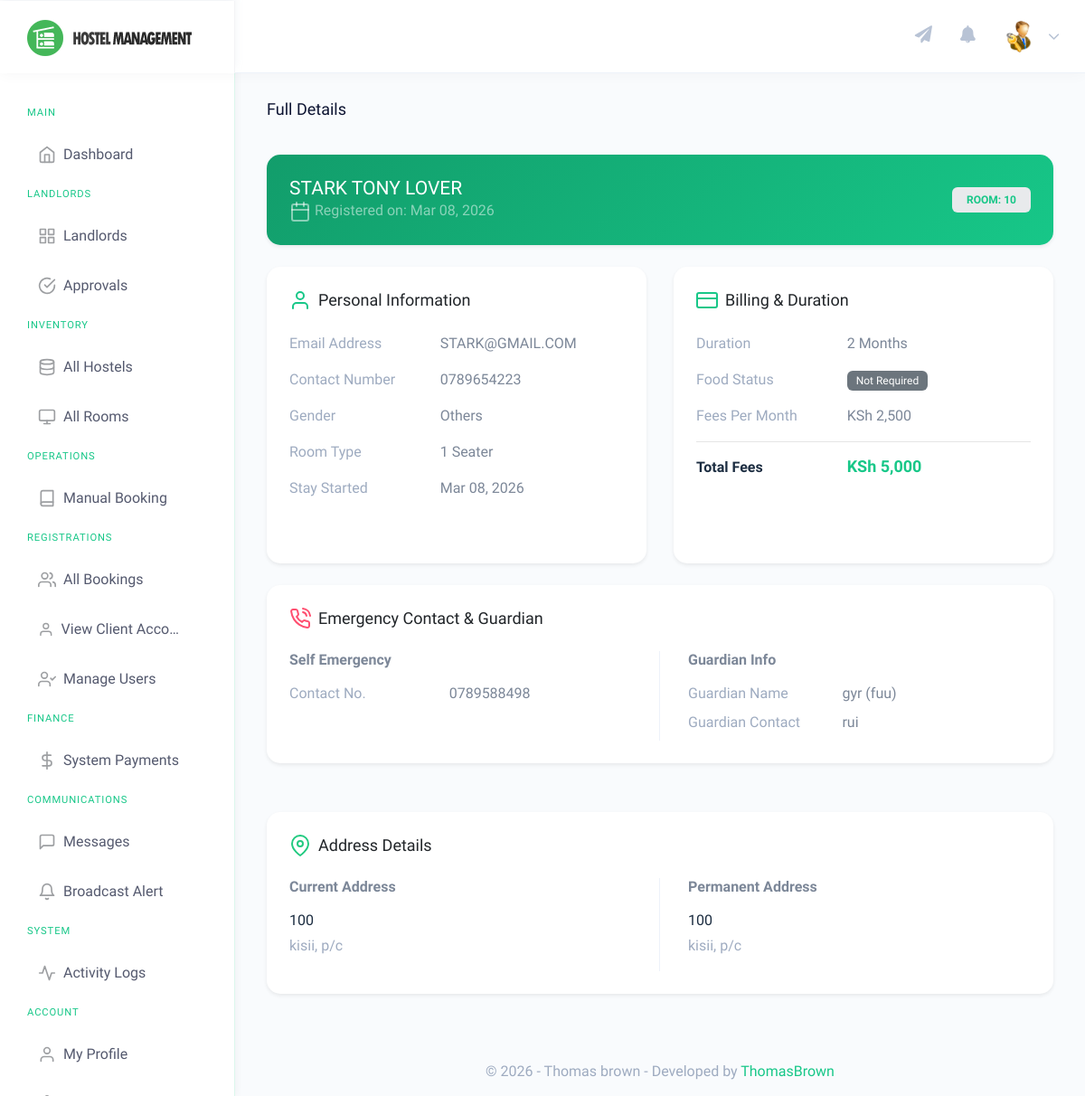
Page /landlord/clients-profile.php?id=1 (signed in) on the committed database.
### tables this page shows
CREATE TABLE `bookings` (
  `id` int(11) NOT NULL,
  `tenant_id` int(11) DEFAULT NULL,
  `hostel_id` int(11) DEFAULT NULL,
  `roomno` int(11) NOT NULL,
  `seater` int(11) NOT NULL,
  `feespm` int(11) NOT NULL,
  `stayfrom` date NOT NULL,
  `booking_status` varchar(50) DEFAULT 'pending',
  `duration` int(11) NOT NULL,
  `firstName` varchar(500) NOT NULL,
  `middleName` varchar(500) NOT NULL,
  `lastName` varchar(500) NOT NULL,
  `gender` varchar(250) NOT NULL,
  `contactno` varchar(50) NOT NULL,
  `emailid` varchar(500) NOT NULL,
  `egycontactno` varchar(50) NOT NULL,
  `guardianName` varchar(500) NOT NULL,
  `guardianRelation` varchar(500) NOT NULL,
  `guardianContactno` varchar(50) NOT NULL,
  `corresAddress` varchar(500) NOT NULL,
  `corresCIty` varchar(500) NOT NULL,
  `corresPincode` varchar(50) NOT NULL,
  `pmntAddress` varchar(500) NOT NULL,
  `pmntCity` varchar(500) NOT NULL,
  `pmntPincode` varchar(50) NOT NULL,
  `postingDate` timestamp NOT NULL DEFAULT current_timestamp(),
  `updationDate` varchar(500) NOT NULL DEFAULT ''
);

### includes/tenant_manager.php (called while the page is built, shortened)
<?php
class TenantManager {
    public function getCurrentTenantId() {
        if ($this->isSuperAdmin()) {
            return isset($_SESSION['impersonate_tenant_id']) ? $_SESSION['impersonate_tenant_id'] : null;
        }
        return isset($_SESSION['tenant_id']) ? $_SESSION['tenant_id'] : null;
    }
    public function isSuperAdmin() {
        return isset($_SESSION['role']) && $_SESSION['role'] === 'admin';
    }
}
?>

### landlord/clients-profile.php (the view, shortened to what this page needs)
<?php
    include('../includes/check-login.php');
?>
<!DOCTYPE html>
<html dir="ltr" lang="en">
<head>
    <link href="../assets/extra-libs/c3/c3.min.css" rel="stylesheet">
    <link href="https://cdn.jsdelivr.net/npm/chartist@0.11.4/dist/chartist.min.css" rel="stylesheet">
    <link href="../dist/css/style.min.css" rel="stylesheet">
    <link href="../assets/css/custom-gradients.css" rel="stylesheet">
</head>
<body>
    <div id="main-wrapper" data-theme="light" data-layout="vertical" data-navbarbg="skin6" data-sidebartype="full"
        data-sidebar-position="fixed" data-header-position="fixed" data-boxed-layout="full">
        <header class="topbar" data-navbarbg="skin6">
            <?php include 'includes/navigation.php'?>
        </header>
        <aside class="left-sidebar" data-sidebarbg="skin6">
            <div class="scroll-sidebar" data-sidebarbg="skin6">
                <?php include 'includes/sidebar.php'?>
            </div>
        </aside>
        <div class="page-wrapper">
            <div class="page-breadcrumb">
                <div class="row">
                    <div class="col-7 align-self-center">
                    <h4 class="page-title text-truncate text-dark font-weight-medium mb-1">Full Details</h4>
                    </div>
                </div>
            </div>
            <div class="container-fluid">
                <?php
                    include_once('../includes/tenant_manager.php');
                    $tm = new TenantManager($mysqli);
                    $tenantId = $tm->getCurrentTenantId();
                    $id=$_GET['id'];
                    if($tm->isSuperAdmin() && !$tm->getCurrentTenantId()) {
                        $ret="SELECT * from bookings where id=?";
                        $stmt= $mysqli->prepare($ret) ;
                        $stmt->bind_param('i',$id);
                    } else {
                        $ret="SELECT * from bookings where id=? AND tenant_id=?";
                        $stmt= $mysqli->prepare($ret) ;
                        $stmt->bind_param('ii',$id, $tenantId);
                    }
                    $stmt->execute();
                    $res=$stmt->get_result();
                    while($row=$res->fetch_object())
                    {
                ?>
                <div class="row">
                    <div class="col-12">
                        <div class="card bg-primary text-white shadow-sm mb-4">
                            <div class="card-body">
                                <div class="row align-items-center">
                                    <div class="col-md-8">
                                        <h3 class="text-white mb-0"><?php echo $row->firstName;?> <?php echo $row->middleName;?> <?php echo $row->lastName;?></h3>
                                        <p class="mb-0 text-white-50"><i data-feather="calendar" class="feather-sm"></i> Registered on: <?php echo date('M d, Y', strtotime($row->postingDate));?></p>
                                    </div>
                                    <div class="col-md-4 text-md-right mt-3 mt-md-0">
                                        <span class="badge badge-light px-3 py-2 text-primary font-weight-bold">
                                            ROOM: <?php echo $row->roomno;?>
                                        </span>
                                    </div>
                                </div>
                            </div>
                        </div>
                    </div>
                </div>
                <div class="row">
                    <div class="col-lg-6">
                        <div class="card h-100 shadow-sm">
                            <div class="card-body">
                                <h4 class="card-title d-flex align-items-center mb-4">
                                    <i data-feather="user" class="text-primary mr-2"></i> Personal Information
                                </h4>
                                <div class="row mb-3">
                                    <div class="col-sm-5 text-muted">Email Address</div>
                                    <div class="col-sm-7 font-weight-medium"><?php echo $row->emailid;?></div>
                                </div>
                                <div class="row mb-3">
                                    <div class="col-sm-5 text-muted">Contact Number</div>
                                    <div class="col-sm-7 font-weight-medium"><?php echo $row->contactno;?></div>
                                </div>
                                <div class="row mb-3">
                                    <div class="col-sm-5 text-muted">Gender</div>
                                    <div class="col-sm-7 font-weight-medium"><?php echo ucfirst($row->gender);?></div>
                                </div>
                                <div class="row mb-3">
                                    <div class="col-sm-5 text-muted">Room Type</div>
                                    <div class="col-sm-7 font-weight-medium"><?php echo $row->seater;?> Seater</div>
                                </div>
                                <div class="row mb-3">
                                    <div class="col-sm-5 text-muted">Stay Started</div>
                                    <div class="col-sm-7 font-weight-medium"><?php echo date('M d, Y', strtotime($row->stayfrom));?></div>
                                </div>
                            </div>
                        </div>
                    </div>
                    <div class="col-lg-6">
                        <div class="card h-100 shadow-sm">
                            <div class="card-body">
                                <h4 class="card-title d-flex align-items-center mb-4">
                                    <i data-feather="credit-card" class="text-primary mr-2"></i> Billing & Duration
                                </h4>
                                <div class="row mb-3">
                                    <div class="col-sm-5 text-muted">Duration</div>
                                    <div class="col-sm-7 font-weight-medium"><?php echo $row->duration;?> Months</div>
                                </div>
                                <div class="row mb-3">
                                    <div class="col-sm-5 text-muted">Food Status</div>
                                    <div class="col-sm-7">
                                        <?php if(isset($row->foodstatus) && $row->foodstatus==1): ?>
                                            <span class="badge badge-success">Required</span>
                                        <?php else: ?>
                                            <span class="badge badge-secondary">Not Required</span>
                                        <?php endif; ?>
                                    </div>
                                </div>
                                <div class="row mb-3">
                                    <div class="col-sm-5 text-muted">Fees Per Month</div>
                                    <div class="col-sm-7 font-weight-medium">KSh <?php echo number_format($row->feespm);?></div>
                                </div>
                                <hr>
                                <div class="row">
                                    <div class="col-sm-5 text-dark font-weight-bold">Total Fees</div>
                                    <div class="col-sm-7 h4 text-primary font-weight-bold">
                                        <?php
                                            $dr=$row->duration;
                                            $fpm=$row->feespm;
                                            if(isset($row->foodstatus) && $row->foodstatus==1){
                                                $fd=211;
                                                echo 'KSh '.number_format(($fd+$fpm)*$dr);
                                            } else {
                                                echo 'KSh '.number_format($dr*$fpm);
                                            }
                                        ?>
                                    </div>
                                </div>
                            </div>
                        </div>
                    </div>
                    <div class="col-lg-12 mt-4">
                        <div class="card shadow-sm">
                            <div class="card-body">
                                <h4 class="card-title d-flex align-items-center mb-4">
                                    <i data-feather="phone-call" class="text-danger mr-2"></i> Emergency Contact & Guardian
                                </h4>
                                <div class="row">
                                    <div class="col-md-6 border-right">
                                        <h5 class="font-weight-bold mb-3">Self Emergency</h5>
                                        <div class="row mb-2">
                                            <div class="col-sm-5 text-muted">Contact No.</div>
                                            <div class="col-sm-7 font-weight-medium"><?php echo $row->egycontactno;?></div>
                                        </div>
                                    </div>
                                    <div class="col-md-6">
                                        <h5 class="font-weight-bold mb-3 pl-md-3">Guardian Info</h5>
                                        <div class="row mb-2 pl-md-3">
                                            <div class="col-sm-5 text-muted">Guardian Name</div>
                                            <div class="col-sm-7 font-weight-medium"><?php echo $row->guardianName;?> (<?php echo $row->guardianRelation;?>)</div>
                                        </div>
                                        <div class="row mb-2 pl-md-3">
                                            <div class="col-sm-5 text-muted">Guardian Contact</div>
                                            <div class="col-sm-7 font-weight-medium"><?php echo $row->guardianContactno;?></div>
                                        </div>
                                    </div>
                                </div>
                            </div>
                        </div>
                    </div>
                    <div class="col-lg-12 mt-4">
                        <div class="card shadow-sm mb-4">
                            <div class="card-body">
                                <h4 class="card-title d-flex align-items-center mb-4">
                                    <i data-feather="map-pin" class="text-success mr-2"></i> Address Details
                                </h4>
                                <div class="row">
                                    <div class="col-md-6 border-right">
                                        <h5 class="font-weight-bold mb-3">Current Address</h5>
                                        <p class="mb-1 text-dark"><?php echo $row->corresAddress;?></p>
                                        <p class="text-muted"><?php echo $row->corresCIty;?>, <?php echo $row->corresPincode;?><?php if(isset($row->corresState)): ?><br><?php echo $row->corresState;?><?php endif; ?></p>
                                    </div>
                                    <div class="col-md-6">
                                        <h5 class="font-weight-bold mb-3 pl-md-3">Permanent Address</h5>
                                        <p class="mb-1 text-dark pl-md-3"><?php echo $row->pmntAddress;?></p>
                                        <p class="text-muted pl-md-3"><?php echo $row->pmntCity;?>, <?php echo $row->pmntPincode;?></p>
                                    </div>
                                </div>
                            </div>
                        </div>
                    </div>
                </div>
                <?php } ?>
            </div>
            <?php include 'includes/footer.php' ?>
        </div>
    </div>
</body>
</html>

### assets/css/custom-gradients.css (style rules this page uses)
:root { --gradient-primary: linear-gradient(135deg, #129d6b 0%, #17c788 100%); --gradient-success: linear-gradient(135deg, #00b09b 0%, #96c93d 100%); --gradient-danger: linear-gradient(135deg, #ff5f6d 0%, #ffc371 100%); --gradient-warning: linear-gradient(135deg, #f7b733 0%, #fc4a1a 100%); --gradient-info: linear-gradient(135deg, #36D1DC 0%, #5B86E5 100%); --gradient-brand-1: linear-gradient(135deg, #0d7f55 0%, #129d6b 100%); --gradient-brand-2: linear-gradient(135deg, #129d6b 0%, #17c788 100%); --gradient-brand-3: linear-gradient(135deg, #17c788 0%, #1ee09e 100%); --gradient-brand-4: linear-gradient(135deg, #1ee09e 0%, #46f5b9 100%); --sidebar-gradient: linear-gradient(180deg, #0d1432 0%, #162040 100%); --shadow-sm: 0 2px 4px rgba(0, 0, 0, 0.05); --shadow-md: 0 4px 12px rgba(0, 0, 0, 0.1); --shadow-lg: 0 8px 24px rgba(0, 0, 0, 0.15); }
body { font-family: 'Muli', sans-serif !important; }
h1, h2, h3, h4, h5, h6, .page-title, .card-title, .sidebar-nav .nav-small-cap { font-family: 'Comfortaa', cursive !important; }
.btn-primary, .bg-primary, .btn-primary:focus { background: var(--gradient-primary) !important; border: none !important; color: white !important; }
.left-sidebar { background: #ffffff !important; border-right: 1px solid rgba(23, 199, 136, 0.15) !important; box-shadow: 2px 0 8px rgba(13, 20, 50, 0.04); }
.scroll-sidebar { background: #ffffff !important; }
.card { border: none !important; border-radius: 15px !important; box-shadow: 0 0.125rem 0.25rem rgba(0, 0, 0, 0.075) !important; transition: all 0.3s cubic-bezier(0.4, 0, 0.2, 1); }
.topbar { background: #fff !important; box-shadow: 0 2px 15px rgba(0, 0, 0, 0.03) !important; }
.badge { padding: 5px 10px; font-weight: 500; border-radius: 6px; }
.page-title { color: #0d1432 !important; }
.text-primary { color: #17c788 !important; }

### rows in the picture
bookings: firstName "STARK", middleName "TONY", lastName "LOVER", postingDate "Mar 08, 2026", roomno "10", emailid "STARK@GMAIL.COM", contactno "0789654223", gender "Others", seater "1", stayfrom "Mar 08, 2026", duration "2", feespm "2,500", $dr*$fpm "5,000", egycontactno "0789588498", guardianName "gyr", guardianRelation "fuu", guardianContactno "rui", corresAddress "100", corresCIty "kisii", corresPincode "p/c", pmntAddress "100", pmntCity "kisii", pmntPincode "p/c"
